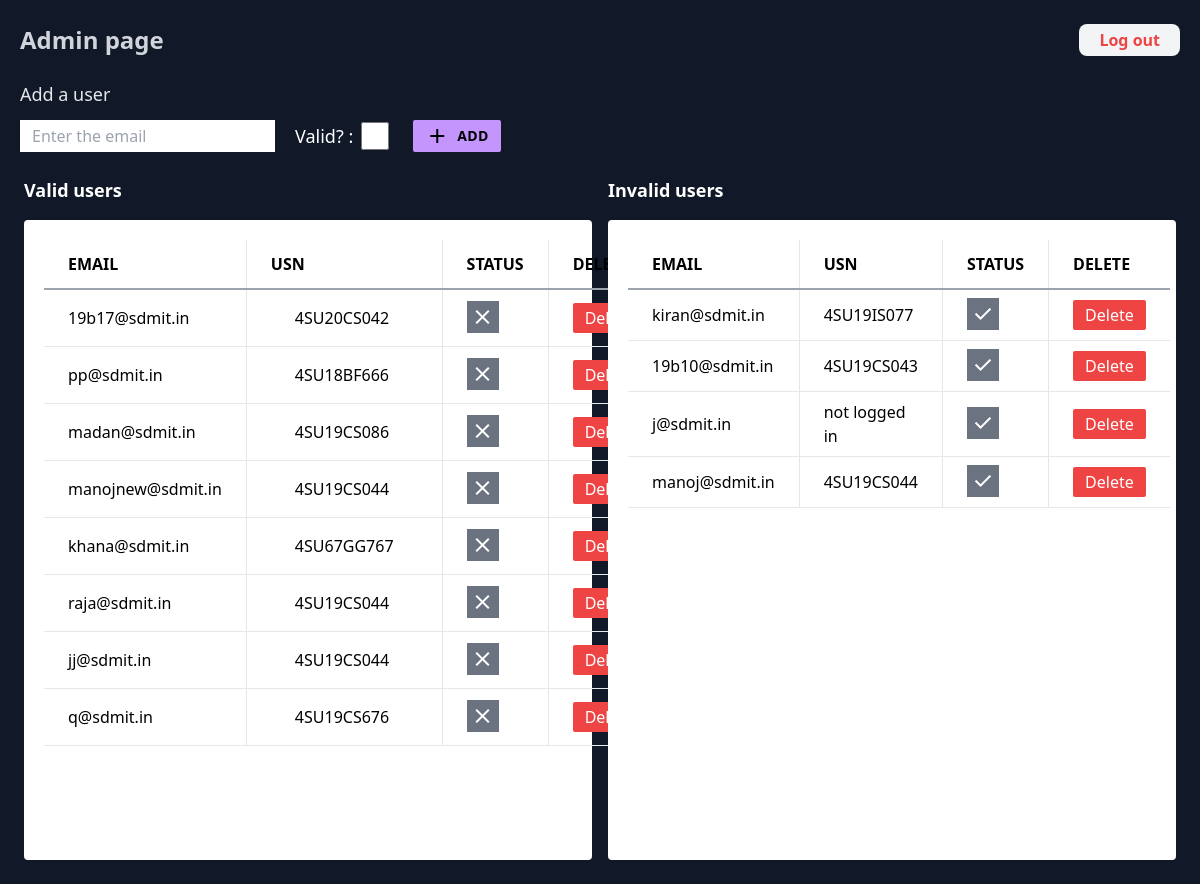
The app's page /n/admin/ (signed in) with its own data.
### network/models.py (models this page shows, shortened)
class authusers(models.Model):
    user = models.TextField(blank=True,default="")
    email = models.EmailField(blank=True,primary_key=True,default="")
    valid = models.BooleanField(default=True)
    date_created = models.DateTimeField(default=timezone.now)

### network/views.py (the view, shortened to what this page needs)
# urls.py: path("n/admin/", views.adminpage, name="adminpage"),
@login_required(login_url='/n/admin/login')
def adminpage(request):
    return render(request,'network/admin.html',{
        'users':authusers.objects.values().exclude(user='adminsuper').order_by('-date_created')
    })

### network/templates/network/admin.html (shortened to what this page needs)
<!DOCTYPE html>
<html lang="en">
<head>
    <script src="https://cdn.tailwindcss.com"></script>
</head>
<body class='overflow-x-hidden'>
    <div class=' w-screen min-h-screen bg-gray-900 overflow-x-hidden'>
        <div class="  h-20  flex justify-between items-center w-full">
            <p class="text-2xl  font-bold  text-gray-300 px-5">
                Admin page
            </p>
            <a href="{% url 'adminlogout' %}" class="px-5 py-1 rounded-lg mx-5 text-red-500 font-bold bg-gray-100">Log out</a>
        </div>
        <div class='w-full'>
            <p class=" text-gray-200 mx-5 text-lg ">Add a user</p>
            <form action="" method='post' >
            <div class="px-5 flex justify-start pt-3 items-center w-screen">
                <input type="text" name='email'  autocomplete='off' class=' mr-3 py-1 px-3' placeholder="Enter the email"  id='usn'>
                <p class='text-white text-lg inline-block mx-2'>Valid? :</p>
                <input type="checkbox" name='check[]' class='p-4 h-7 w-7 inline bg-red-400 mr-2'>
                <button type="submit" class=" px-3 py-1   bg-[#C395FD] hover:bg-[#d399ff] rounded-sm mx-4 flex justify-betweeen items-center" id='add' >
                    <span class="material-symbols-outlined  ">add</span>
                    <p class="text-sm text-black font-bold tracking-wide ml-2">ADD</p>
                </button>
            </div>
            </form>
        </div>
        <div class="w-screen overflow-x-hidden h-fit grid grid-cols-2 gap-4 p-6">
            <p class="text-white text-left text-lg font-bold ">Valid users</p>
            <p class="text-white text-left text-lg font-bold ">Invalid users</p>
            <div class="bg-white p-5 rounded">
                <table class="table-auto w-full h-fit text-left text-base">
                    <thead>
                    <tr class="uppercase border-b-2 border-gray-400 ">
                        <th class="px-6  py-3 border-r">Email</th>
                        <th class="px-6  py-3 border-r">USN</th>
                        <th class="px-6  py-3 border-r">status</th>
                        <th class="px-6 py-3 ">delete</th>
                    </tr>
                    </thead>
                    <tbody>
                    {% for user in users  %}
                        {% if user.valid %}
                            <tr class="border-b ">
                                <td class="px-6 py-2  border-r">{{ user.email }}</td>
                                <td class="px-6 py-2  border-r">
                                    {% if user.user %}
                                        <p class="px-6 py-2  ">{{ user.user }}</p>
                                    {% else %}
                                        <p class="px-6 py-2  ">not logged in</p>
                                    {% endif %}
                                </td>
                                <td class="px-6 py-2 border-r "><a href="{% url 'changevalid' user.email %}"><span class="bg-gray-500 material-symbols-outlined text-white p-1 ">close</span></a></td>
                                <td class="px-6 py-2  "><button><a href="{% url 'removeuser' user.email %}" class="bg-red-500 px-3 py-1 rounded-sm text-white ">Delete</a></button></td>
                            </tr>
                        {% endif %}
                    {% endfor %}
                    </tbody>
                </table>
                </div>
                <div class="bg-white p-5 rounded min-h-[40rem] overflow-y-scroll">
                <table class="table-auto w-full h-fit text-left text-base">
                    <thead>
                    <tr class="uppercase border-b-2 border-gray-400 ">
                        <th class="px-6 py-3 border-r ">Email</th>
                        <th class="px-6 py-3 border-r ">USN</th>
                        <th class="px-6 py-3 border-r ">status</th>
                        <th class="px-6 py-3 ">delete</th>
                    </tr>
                    </thead>
                    <tbody>
                    {% for user in users  %}
                        {% if not user.valid %}
                            <tr class="border-b ">
                                <td class="px-6 py-2 border-r ">{{ user.email }}</td>
                                <td class="px-6 py-2 border-r ">
                                    {% if user.user %}
                                        <p>{{ user.user }}</p>
                                    {% else %}
                                        <p>not logged in</p>
                                    {% endif %}
                                </td>
                                <td class="px-6 py-2 border-r "><a href="{% url 'changevalid' user.email %}"><span class="bg-gray-500 material-symbols-outlined text-white p-1 ">done</span></a></td>
                                <td class="px-6 py-2  "><button><a href="{% url 'removeuser' user.email %}" class="bg-red-500 px-3 py-1 rounded-sm text-white ">Delete</a></button></td>
                            </tr>
                        {% endif %}
                    {% endfor %}
                    </tbody>
                </table>
            </div>
        </div>
    </div>
</body>
</html>

### records on screen
authusers: email "19b17@sdmit.in", user "4SU20CS042"
authusers: email "pp@sdmit.in", user "4SU18BF666"
authusers: email "madan@sdmit.in", user "4SU19CS086"
authusers: email "manojnew@sdmit.in", user "4SU19CS044"
authusers: email "khana@sdmit.in", user "4SU67GG767"
authusers: email "raja@sdmit.in", user "4SU19CS044"
authusers: email "jj@sdmit.in", user "4SU19CS044"
authusers: email "q@sdmit.in", user "4SU19CS676"
authusers: email "kiran@sdmit.in", user "4SU19IS077"
authusers: email "19b10@sdmit.in", user "4SU19CS043"
authusers: email "j@sdmit.in", user "not logged in"
authusers: email "manoj@sdmit.in", user "4SU19CS044"
